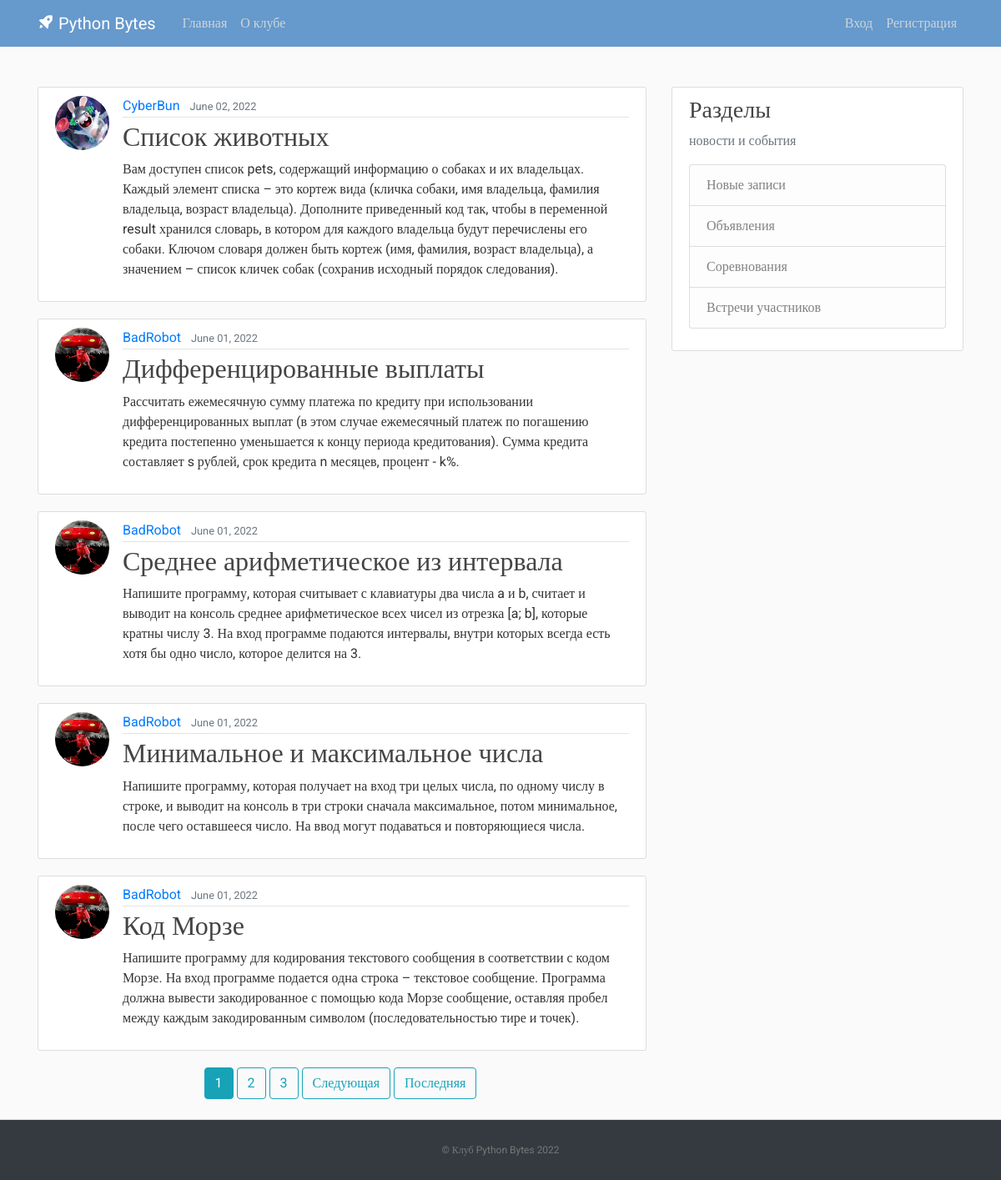
Before: / with the older database file.
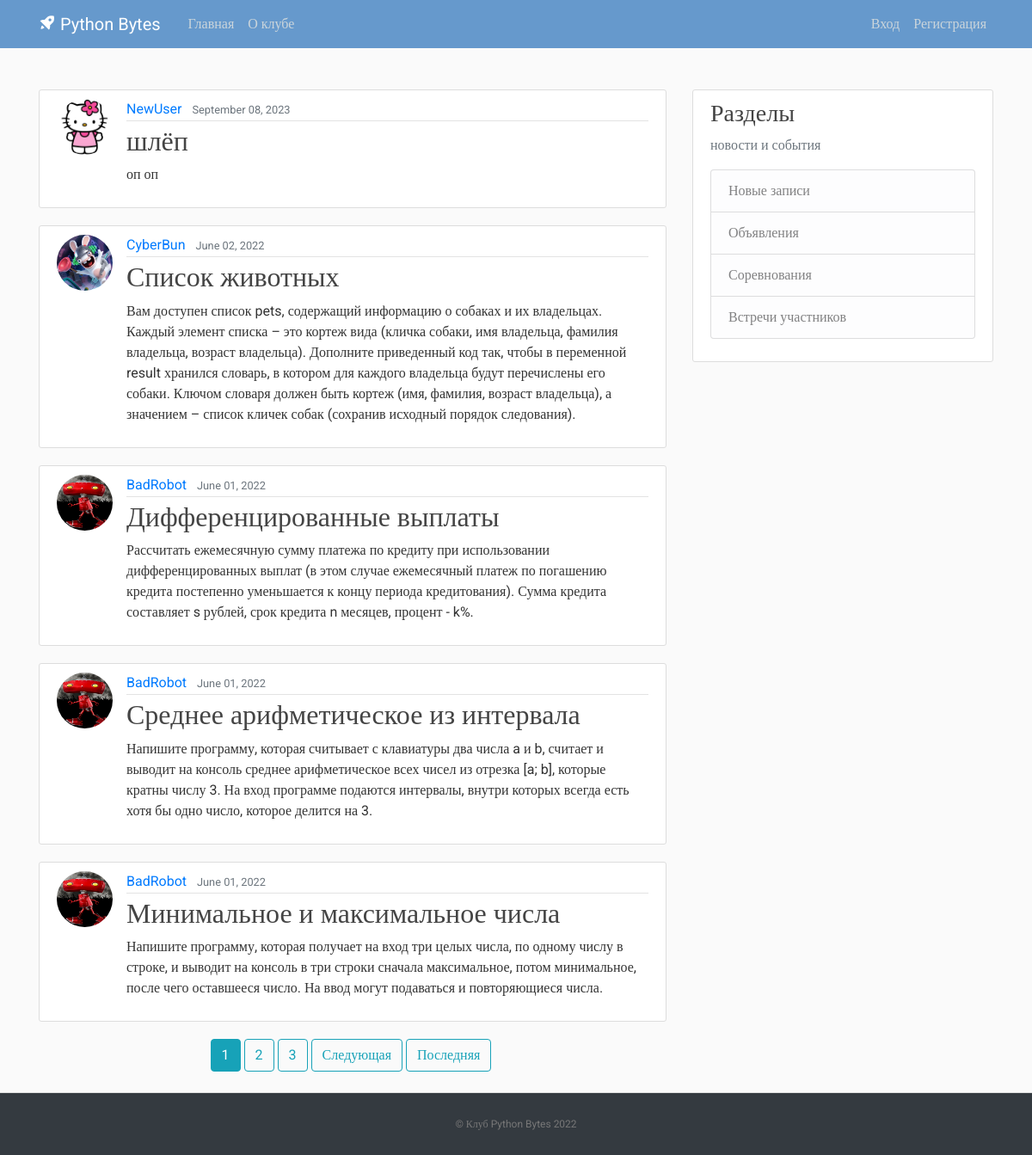
After: the same page with the newer database file.
### blog/models.py (models this page shows, shortened)
class Post(models.Model):
    title = models.CharField(max_length=100)
    content = models.TextField()
    date_posted = models.DateTimeField(default=timezone.now)
    author = models.ForeignKey(User, on_delete=models.CASCADE)

### users/models.py (models this page shows, shortened)
class Profile(models.Model):
    user = models.OneToOneField(User, on_delete=models.CASCADE)
    image = models.ImageField(default='default.jpg', upload_to='profile_pics')

### blog/views.py (the view)
# urls.py: path('', PostListView.as_view(), name='blog-home'),
class PostListView(ListView):
    model = Post
    template_name = 'blog/home.html'
    context_object_name = 'posts'
    ordering = ['-date_posted']
    paginate_by = 5

### blog/templates/blog/home.html (shortened to what this page needs)
﻿{% extends "blog/base.html" %}
{% block content %}
    {% for post in posts %}
        <article class="media content-section">
          <img class="rounded-circle article-img" src="{{ post.author.profile.image.url }}">
          <div class="media-body">
            <div class="article-metadata">
              <a class="mr-2" href="{% url 'user-posts' post.author.username %}">{{ post.author }}</a>
              <small class="text-muted">{{ post.date_posted|date:"F d, Y" }}</small>
            </div>
            <h2><a class="article-title" href="{% url 'post-detail' post.id %}">{{ post.title }}</a></h2>
            <p class="article-content">{{ post.content }}</p>
          </div>
        </article>
    {% endfor %}
    <div class="pagination justify-content-center">
    {% if is_paginated %}
      {% for num in page_obj.paginator.page_range %}
        {% if page_obj.number == num %}
          <a class="btn btn-info mb-4 mr-1" href="?page={{ num }}">{{ num }}</a>
        {% elif num > page_obj.number|add:'-3' and num < page_obj.number|add:'3' %}
          <a class="btn btn-outline-info mb-4 mr-1" href="?page={{ num }}">{{ num }}</a>
        {% endif %}
      {% endfor %}
      {% if page_obj.has_next %}
        <a class="btn btn-outline-info mb-4 mr-1" href="?page={{ page_obj.next_page_number }}">Следующая</a>
        <a class="btn btn-outline-info mb-4 mr-1" href="?page={{ page_obj.paginator.num_pages }}">Последняя</a>
      {% endif %}
    {% endif %}
  </div>
{% endblock content %}

### blog/templates/blog/base.html (shortened to what this page needs)
﻿{% load static %}
<!DOCTYPE html>
<html>
<head>
     <link rel="stylesheet" href="https://maxcdn.bootstrapcdn.com/bootstrap/4.0.0/css/bootstrap.min.css">
     <link rel="stylesheet" type="text/css" href="{% static 'blog/main.css' %}">
     <link href='https://unpkg.com/boxicons@2.1.2/css/boxicons.min.css' rel='stylesheet'>
</head>
<body>
    <header class="site-header">
      <nav class="navbar navbar-expand-md navbar-dark bg-blue fixed-top">
        <div class="container">
          <a class="navbar-brand mr-4" href="{% url 'blog-home' %}"><i class='bx bxs-rocket bx-tada-hover'></i> Python Bytes</a>
          <div class="collapse navbar-collapse" id="navbarToggle">
            <div class="navbar-nav mr-auto">
              <a class="nav-item nav-link " href="{% url 'blog-home' %}">Главная</a>
              <a class="nav-item nav-link" href="{% url 'blog-about' %}">О клубе</a>
            </div>
            <div class="navbar-nav">
              {% if user.is_authenticated %}
                <a class="nav-item nav-link" href="{% url 'post-create' %}">Новая запись</a>
                <a class="nav-item nav-link" href="{% url 'profile' %}">Профиль</a>
                <a class="nav-item nav-link" href="{% url 'logout' %}">Выход</a>
              {% else %}
                <a class="nav-item nav-link" href="{% url 'login' %}">Вход</a>
                <a class="nav-item nav-link" href="{% url 'register' %}">Регистрация</a>
              {% endif %}
            </div>
          </div>
        </div>
      </nav>
    </header>
    <main role="main" class="container">
      <div class="row">
        <div class="col-md-8">
          {% block content %}{% endblock %}
        </div>
        <div class="col-md-4">
          <div class="content-section">
            <h3>Разделы</h3>
            <p class='text-muted'>новости и события
              <ul class="list-group">
                <li class="list-group-item list-group-item-light">Новые записи</li>
                <li class="list-group-item list-group-item-light">Объявления</li>
                <li class="list-group-item list-group-item-light">Соревнования</li>
                <li class="list-group-item list-group-item-light">Встречи участников</li>
              </ul>
            </p>
          </div>
        </div>
      </div>
    </main>
    <footer class="text-center bg-dark">
      <p><a href="{% url 'blog-home' %}">© Клуб Python Bytes 2022</a></p>
    </footer>
</body>
</html>

### blog/static/blog/main.css (style rules this page uses)
﻿body, html { width:100%; height:100% }
body { margin:0; padding:0; background: #fafafa; color: #333333; margin-top: 5rem; font-family:Roboto; }
h1, h2, h3, h4, h5, h6 { color: #444444; }
ul { margin: 0; }
.bg-blue { background-color: #6699cc; }
.site-header .navbar-nav .nav-link { color: #cbd5db; }
.content-section { background: #ffffff; padding: 10px 20px; border: 1px solid #dddddd; border-radius: 3px; margin-bottom: 20px; }
.article-title { color: #444444; }
.article-content { white-space: pre-line; }
.article-img { height: 65px; width: 65px; margin-right: 16px; }
.article-metadata { padding-bottom: 1px; margin-bottom: 4px; border-bottom: 1px solid #e3e3e3 }
footer { position: sticky!important; top: 100%; padding-top:25px; padding-bottom:25px; border-top:1px solid #ddd; }
footer p { margin:2px; text-align:center; padding:0 40px; color:#fff; font-size:12px; }
footer a { color:#777 }

Changed rows visible on the page:
no longer on this page (row unchanged): Post: author.profile.image (picture), author "BadRobot", date_posted "June 01, 2022", title "Код Морзе", content "Напишите программу для кодирования текстового сообщения в соответствии с кодом Морзе. На вход программе подается одна строка – текстовое сообщение. Программа должна вывести закодированное с помощью кода Морзе сообщение, оставляя пробел между каждым закодированным символом (последовательностью тире и точек)."
added Post: author.profile.image (picture), author "NewUser", date_posted "September 08, 2023", title "шлёп", content "оп оп"
